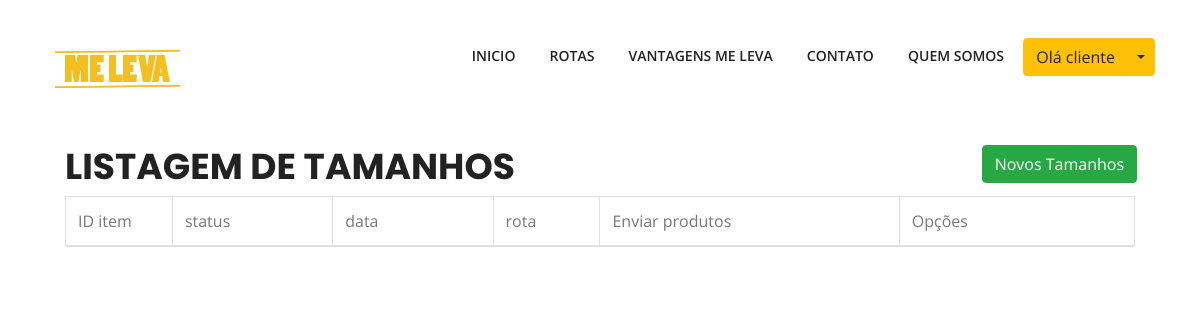
The app's page /listar/envios (signed in), older data.
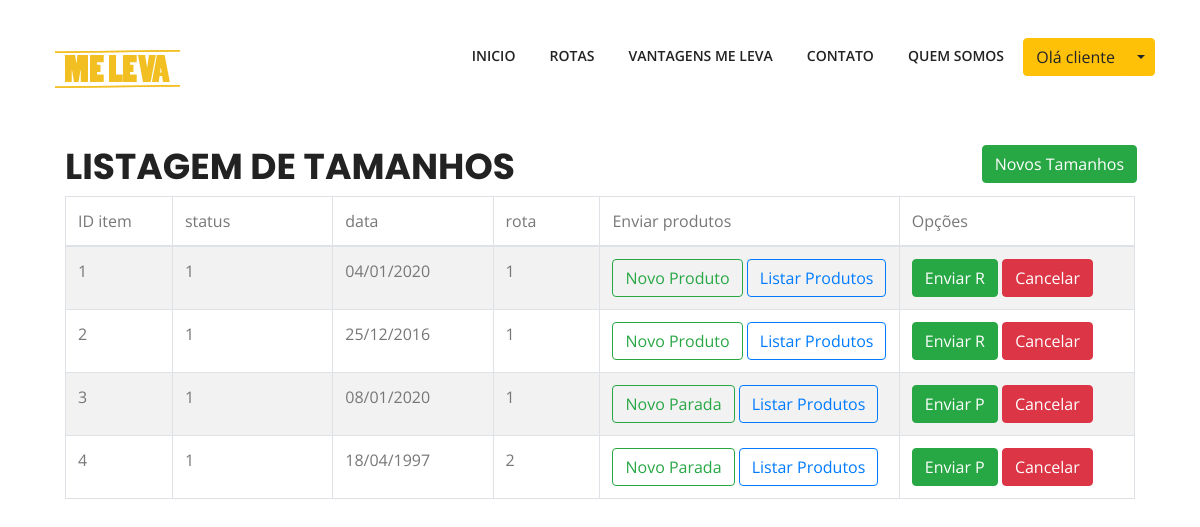
The same page, newer data.
### tables this page shows
CREATE TABLE `item` (
  `id` int(11) NOT NULL,
  `data_venda` date NOT NULL,
  `status` char(1) NOT NULL,
  `rota_id` int(11) NOT NULL,
  `parada_id` int(11) NOT NULL,
  `cliente_id` int(11) NOT NULL
);

### listar/envios.php (the view, shortened to what this page needs)
<?php
	$idd = $_SESSION["tcc"]["id"];
?>
<div class="container">
	<div class="coluna">
		<div class="row">
			<div class="col-lg-10">
                <h1>Listagem de Tamanhos</h1>
             </div>
			<div class="col-lg-2">
                <a  type='button' href='cadastrar/tamanho' class='btn btn-success'>Novos Tamanhos</a>
             </div>
		</div>
		<table class="table table-hover table-striped table-bordered">
			<thead>
				<tr>
					<td width="10%">ID item</td>
					<td width="15%">status</td>
					<td width="15%">data</td>
					<td width="10%">rota</td>
					<td width="28%">Enviar produtos</td>
					<td>Opções</td>
				</tr>
			</thead>
			<tbody>
				<?php
					$sql = "select *, date_format(data_venda, '%d/%m/%Y') data_venda from item where cliente_id = $idd";
					$consulta = $pdo->prepare($sql);
					$consulta->execute();
					while ( $linha = $consulta->fetch(PDO::FETCH_OBJ)) {
						$id				= $linha->id;
						$parada			= $linha->parada_id;
						$status 		= $linha->status;
						$data_venda 	= $linha->data_venda;
						$rota_id 		= $linha->rota_id;
						if ('0' == $parada) {
							$id_rota = $rota_id;
						}else{
							$id_rota = $parada;
						}
						echo "<tr>
							<td>$id</td>
							<td>$status</td>
							<td>$data_venda</td>
							<td>$id_rota</td>
							<td>";
									if ('0' == $parada) {
									echo "	<a type='button' href='cadastrar/novoproduto/$id' class='btn btn-outline-success'>Novo Produto</a>
									<a type='button' href='listar/produto/$id' class='btn btn-outline-primary'>Listar Produtos</a>";
									}else{
									echo "	<a type='button' href='cadastrar/novoproduto/$id' class='btn btn-outline-success'>Novo Parada</a>
									<a type='button' href='listar/produto/$id' class='btn btn-outline-primary'>Listar Produtos</a>";
									}
								echo "
							</td>
							<td>";if ('0' <> $parada) {
								echo "<a type='button' href='cadastrar/pagamentoParada/$id' class='btn btn-success'>Enviar P</a>
								<a type='button' href='javascript:excluir($id)' class='btn btn-danger'>Cancelar</a>";
							}else{
								echo "
									<a type='button' href='cadastrar/pagamento/$id' class='btn btn-success'>Enviar R</a>
								<a type='button' href='javascript:excluir($id)' class='btn btn-danger'>Cancelar</a>
								";
							}
							echo "
							</td>
						</tr>";
					}
				?>
			</tbody>
		</table>
	</div>
</div>

### index.php (shortened to what this page needs)
<!DOCTYPE html>
<html lang="pt-BR">
<head>
    <link rel="stylesheet" href="assets/css/animate-3.7.0.css">
    <link rel="stylesheet" href="assets/css/font-awesome-4.7.0.min.css">
    <link rel="stylesheet" href="assets/fonts/flat-icon/flaticon.css">
    <link rel="stylesheet" href="assets/css/bootstrap-4.1.3.min.css">
    <link rel="stylesheet" href="assets/css/owl-carousel.min.css">
    <link rel="stylesheet" href="assets/css/nice-select.css">
    <link rel="stylesheet" href="assets/css/style.css">
    <link rel="stylesheet" type="text/css" href="css/dataTables.bootstrap4.min.css">
</head>
  <body>
    <?php
        $pagina = "paginas/home";
        if (isset($_GET["param"])) {
            $pagina = trim($_GET["param"]);
        }
        $p = explode("/", $pagina);
        $pasta = $p[0];
        $aquivo = $p[1];
        $pagina = "$pasta/$aquivo.php";
        include "main.php";
    ?>
  </body>
</html>

### main.php (shortened to what this page needs)
	<header class="header-area main-header">
        <div class="container">
            <div class="row">
                <div class="col-lg-2">
                    <div class="logo-area">
                        <a href="index.php"><img src="assets/images/logo.jpg" alt="logo"></a>
                    </div>
                </div>
                <div class="col-lg-10">
                    <div class="main-menu">
                        <ul>
                            <li class="active"><a href="paginas/home">inicio</a></li>
                            <li><a href="listar/todasrotas">Rotas</a></li>
                            <li><a href="#">Vantagens Me Leva</a>
                            </li>
                            <li><a href="#">Contato</a></li>
                            <li><a href="#">Quem Somos</a>
                            </li>
                            <?php
                            	if(isset($_SESSION["tcc"]["id"])){
                            ?>
                            <div class="btn-group">
            										<button type="button" class="btn btn-warning">Olá  <?=$_SESSION["tcc"]["apelido"];?></button>
            										<button type="button" class="btn btn-warning  dropdown-toggle dropdown-toggle-split" data-toggle="dropdown" aria-haspopup="true" aria-expanded="false">
            										</button>
            								</div>
            						  	<?php
            								  }else{
            								    echo '<li class="menu-btn">
            								   			    <button type="button" href="#login" data-toggle="modal" data-target="#login" class="btn btn-warning">LOGIN</button>
            								   		    </li>';
            								  }
                        		?>
                      </ul>
                    </div>
                </div>
            </div>
        </div>
  </header>
<main>
  <div style="margin: 0 50px;">
    <?php
      if ( file_exists ( $pagina ) ) include $pagina;
      else include "paginas/erro.php";
    ?>
  </div>
</main>

### assets/css/style.css (style rules this page uses)
body { color:#777;font-family:"Open Sans",sans-serif;font-weight:400 }
h1 { color:#222;text-transform:uppercase;font-family:"Poppins",sans-serif;font-size:50px;font-weight:700 }
ul { margin:0;padding:0;list-style:none }
.main-menu ul { float:right }
.main-menu ul li { display:inline;position:relative }
.main-menu ul li a { color:#222;font-family:"Open Sans",sans-serif;text-transform:uppercase;font-size:14px;font-weight:600;display:inline-block;padding:15px }
.header-area.main-header { padding:30px 0 }
h1 { font-size:36px }

Row changes from the older to the newer data that the page shows:
added item: id "1", status "1", data_venda "04/01/2020", rota "1"
added item: id "2", status "1", data_venda "25/12/2016", rota "1"
added item: id "3", status "1", data_venda "08/01/2020", parada "1"
added item: id "4", status "1", data_venda "18/04/1997", parada "2"
